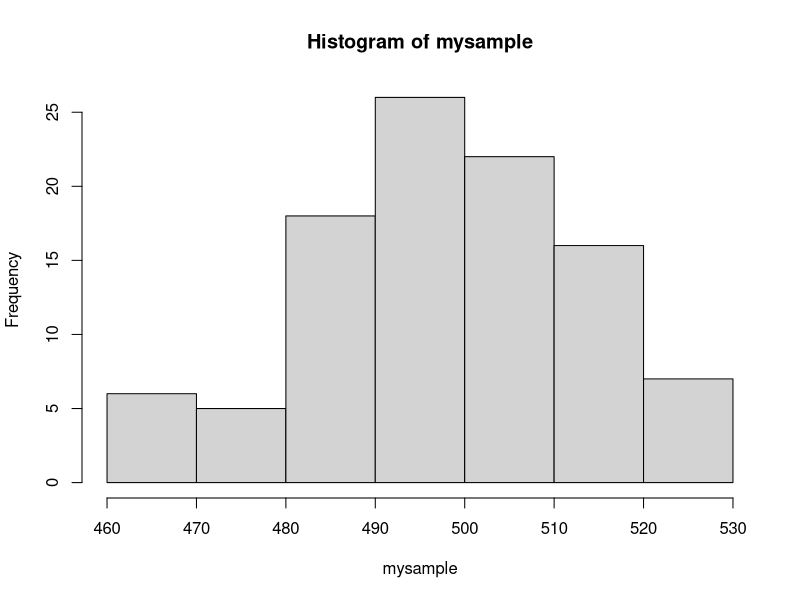
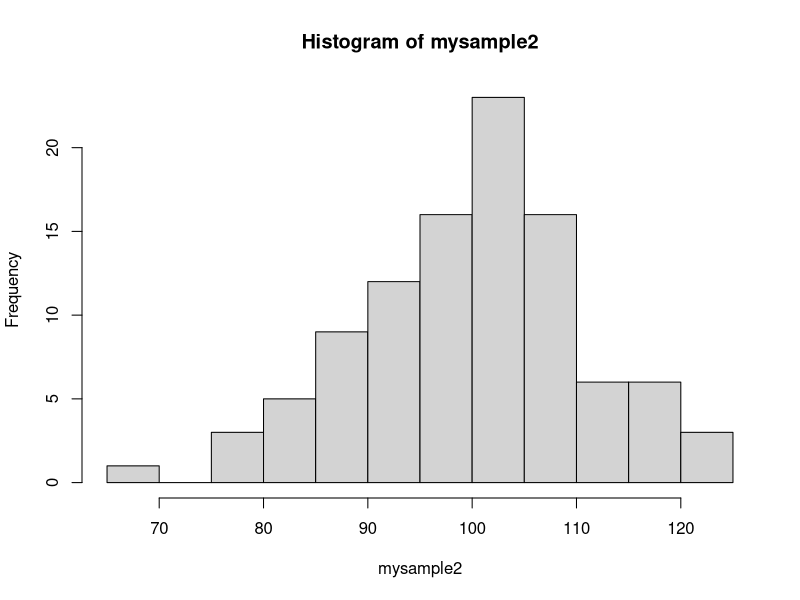

Here is the R script that generated these plots, in order:
## ---- chunk 1
mysample = rbinom(100,1000,0.5)
head(mysample)

hist(mysample)

mysample2 = rbinom(100,1000,0.1)
hist(mysample2)
## ---- chunk 2
pollinatorData <- read.table('pollinator-data.txt', header=T)

## ---- chunk 3
timeData <- read.table('time-data.txt', header=T)

## ---- chunk 4
missedBugs <- read.table('missing-pollinators-data.txt')

## ---- chunk 5
appleData <- read.table('apple-data.txt',header=T)

